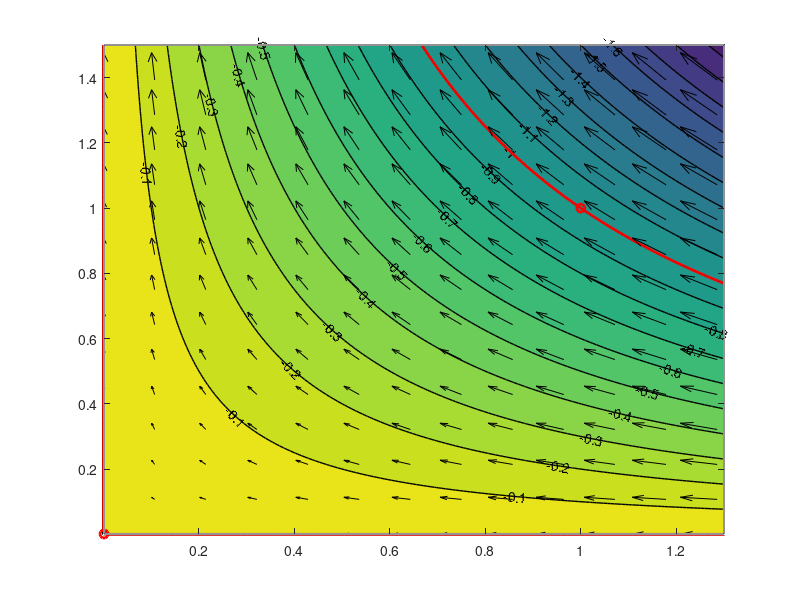

The MATLAB script that drew this image:
%%
[x,y] = meshgrid(linspace(0,1.5,200),linspace(0,1.5,200));
[X,Y] = meshgrid(linspace(0,1.5,15),linspace(0,1.5,15));

A=1; 
% Constant

y_stag = 1E-3;
x_stag = 1E-3;
% Stagnation at (0,0)

u_x = -A.*X;
u_y = A.*Y;
% Velocity components

psi = -A.*x.*y;
% Streamfunction

figure(1)
[x,y] = contourf(x,y,psi,'LevelStep',0.1,'LineWidth',1);
clabel(x,y)

hold on
plot(x_stag,y_stag,'ro','LineWidth',2)

plot(1,1,'ro','LineWidth',2)

xlim([0.001 1.3])
ylim([0.001 1.5])

[x,y] = meshgrid(linspace(0,1.5,200),linspace(0,1.5,200));
contour(x,y,psi,'r','LevelStep',1,'LineWidth',2);
% Streamline at psi=1

quiver(X,Y,u_x,u_y,'k');
% Vector field of flow
